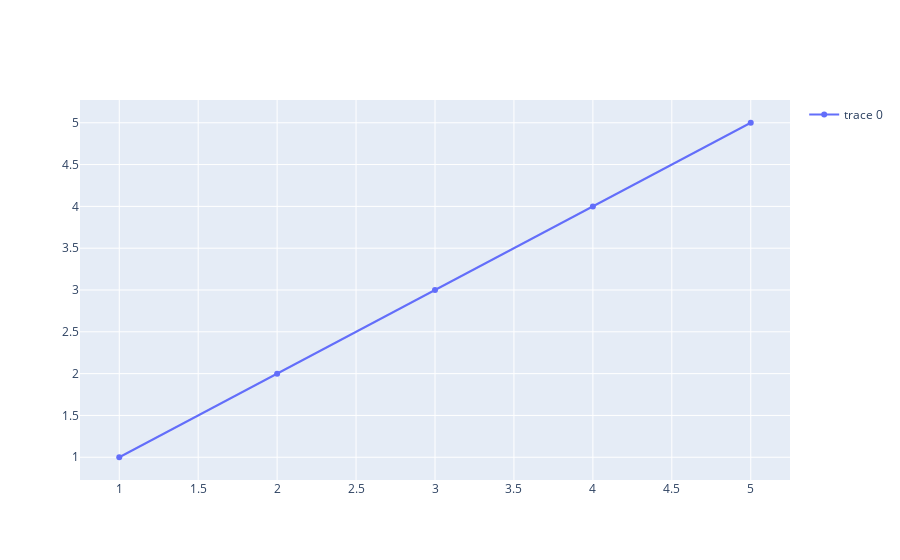

Source (notebook cell):
### Markdown cell above
<p>Add <code>showlegend=True</code> to the <code>layout</code> object to display the legend on a plot with a single trace.</p>

### Code cell
import plotly.graph_objects as go

fig = go.Figure()

fig.add_trace(go.Scatter(
    x=[1, 2, 3, 4, 5],
    y=[1, 2, 3, 4, 5],
))

fig.update_layout(showlegend=True)

fig.show()

### Figure 1 — Plotly figure (JSON) as saved in the notebook; plotly's stock layout.template omitted (floating-point values rounded to 4 significant figures)
{"data": [{"type": "scatter", "x": [1, 2, 3, 4, 5], "y": [1, 2, 3, 4, 5]}], "layout": {"showlegend": true}}
